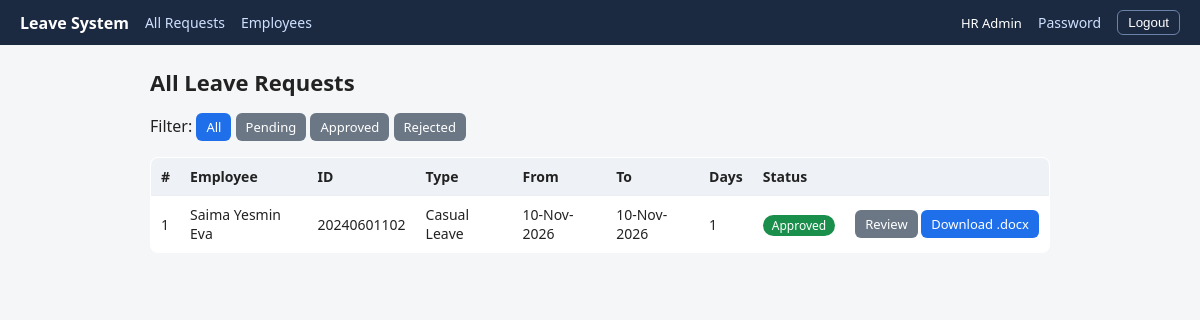
Page /hr (signed in) on the committed database.
### tables this page shows
CREATE TABLE users(
            id INTEGER PRIMARY KEY AUTOINCREMENT,
            username TEXT UNIQUE NOT NULL, password_hash TEXT NOT NULL,
            full_name TEXT NOT NULL, role TEXT NOT NULL DEFAULT 'employee',
            emp_id TEXT, job_title TEXT, join_date TEXT);

CREATE TABLE leaves(
            id INTEGER PRIMARY KEY AUTOINCREMENT,
            user_id INTEGER NOT NULL, created TEXT NOT NULL,
            form_date TEXT, leave_type TEXT, start_date TEXT, end_date TEXT,
            leave_days INTEGER, return_date TEXT, address TEXT,
            replacement_name TEXT, manager_name TEXT,
            entitlement TEXT, entitlement_until TEXT, hr_leave_period TEXT,
            hr_period_until TEXT, leave_balance TEXT, approval TEXT DEFAULT '',
            FOREIGN KEY(user_id) REFERENCES users(id));

### app.py (the view)
@app.route("/hr")
@login_required("hr")
def hr_dashboard():
    q = request.args.get("status", "")
    rows = db().execute("""SELECT l.*, u.full_name, u.emp_id FROM leaves l
                           JOIN users u ON u.id=l.user_id ORDER BY l.id DESC""").fetchall()
    if q:
        rows = [r for r in rows if status_of(r) == q]
    return render_template("hr_dashboard.html", rows=rows, status_of=status_of, fmt=fmt, q=q)

### app.py (called while the page is built)
def db():
    if "db" not in g:
        g.db = sqlite3.connect(DB)
        g.db.row_factory = sqlite3.Row
    return g.db

def current_user():
    uid = session.get("uid")
    return db().execute("SELECT * FROM users WHERE id=?", (uid,)).fetchone() if uid else None

def login_required(role=None):
    def deco(fn):
        @wraps(fn)
        def wrap(*a, **kw):
            u = current_user()
            if not u:
                return redirect(url_for("login"))
            if role and u["role"] != role:
                abort(403)
            g.user = u
            return fn(*a, **kw)
        return wrap
    return deco

@app.before_request
def csrf_protect():
    if request.method == "POST":
        if not session.get("csrf") or request.form.get("csrf") != session["csrf"]:
            abort(400, "Invalid CSRF token")

@app.context_processor
def inject():
    if "csrf" not in session:
        session["csrf"] = secrets.token_hex(16)
    return dict(csrf=session["csrf"], user=current_user())

def fmt(d):
    try:
        return datetime.strptime(d, "%Y-%m-%d").strftime("%d-%b-%Y")
    except (ValueError, TypeError):
        return d or ""

def status_of(row):
    return {"yes": "Approved", "no": "Rejected"}.get(row["approval"], "Pending")

### templates/hr_dashboard.html
{% extends "base.html" %}{% block body %}
<h1>All Leave Requests</h1>
<p>Filter:
  <a class="btn sm {{ '' if not q else 'gray' }}" href="{{ url_for('hr_dashboard') }}">All</a>
  {% for s in ['Pending','Approved','Rejected'] %}
  <a class="btn sm {{ '' if q==s else 'gray' }}" href="{{ url_for('hr_dashboard', status=s) }}">{{ s }}</a>{% endfor %}</p>
<div class="tbl"><table>
<tr><th>#</th><th>Employee</th><th>ID</th><th>Type</th><th>From</th><th>To</th><th>Days</th><th>Status</th><th></th></tr>
{% for r in rows %}<tr><td>{{ r.id }}</td><td>{{ r.full_name }}</td><td>{{ r.emp_id }}</td><td>{{ r.leave_type }}</td>
<td>{{ fmt(r.start_date) }}</td><td>{{ fmt(r.end_date) }}</td><td>{{ r.leave_days }}</td>
<td><span class="badge {{ status_of(r) }}">{{ status_of(r) }}</span></td>
<td style="white-space:nowrap"><a class="btn sm gray" href="{{ url_for('hr_edit', lid=r.id) }}">Review</a>
<a class="btn sm" href="{{ url_for('hr_download', lid=r.id) }}">Download .docx</a></td></tr>
{% else %}<tr><td colspan="9">There are no requests.</td></tr>{% endfor %}
</table></div>{% endblock %}

### templates/base.html (shortened to what this page needs)
<!doctype html>
<html lang="en"><head><meta charset="utf-8">
</head><body>
{% if user %}
<nav>
  <strong>Leave System</strong>
  {% if user.role == 'hr' %}
    <a href="{{ url_for('hr_dashboard') }}">All Requests</a>
    <a href="{{ url_for('hr_employees') }}">Employees</a>
  {% else %}
    <a href="{{ url_for('my_leaves') }}">My Leaves</a>
    <a href="{{ url_for('apply') }}">Apply for Leave</a>
  {% endif %}
  <span style="font-size:13px">{{ user.full_name }}</span>
  <a href="{{ url_for('change_password') }}">Password</a>
  <form method="post" action="{{ url_for('logout') }}"><input type="hidden" name="csrf" value="{{ csrf }}"><button>Logout</button></form>
</nav>
{% endif %}
<div class="wrap">
  {% block body %}{% endblock %}
</div></body></html>

### templates/base.html (style rules this page uses)
body { font-family:system-ui,Arial,sans-serif;background:#f4f6f8;margin:0;color:#222 }
nav { background:#1b2a41;color:#fff;padding:10px 20px;display:flex;gap:16px;align-items:center;flex-wrap:wrap }
nav a { color:#cfe0ff;text-decoration:none;font-size:14px }
nav form { margin:0 }
nav button { background:none;border:1px solid #6b83a8;color:#fff;border-radius:6px;padding:4px 10px;cursor:pointer }
.wrap { max-width:900px;margin:22px auto;padding:0 16px }
h1 { font-size:22px;margin:0 0 14px }
.btn { display:inline-block;background:#1f6feb;color:#fff;border:0;border-radius:6px;padding:9px 18px;font-size:14px;cursor:pointer;text-decoration:none }
.btn.sm { padding:5px 10px;font-size:13px }
.btn.gray { background:#6b7785 }
table { width:100%;border-collapse:collapse;background:#fff;border:1px solid #d9dee3;border-radius:8px;overflow:hidden;font-size:14px }
th,td { padding:9px 10px;border-bottom:1px solid #eceff2;text-align:left }
th { background:#eef2f6 }
.tbl { overflow-x:auto }
.badge { padding:2px 9px;border-radius:12px;font-size:12px;color:#fff }
.Approved { background:#1a8f4c }

### rows in the picture
users: full_name "HR Admin"
leaves: id "1", full_name "Saima Yesmin Eva", emp_id "20240601102", leave_type "Casual Leave", start_date "10-Nov-2026", end_date "10-Nov-2026", leave_days "1", status_of "Approved"

### other values in the picture
{{ s }} "Pending" "Approved" "Rejected"
